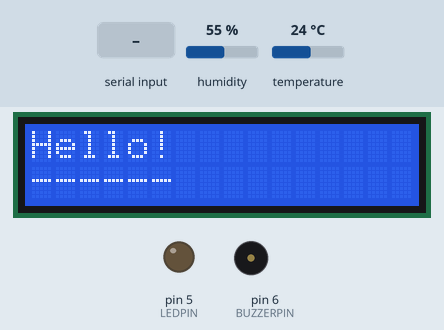
Simulated run of this sketch. Board: Arduino Uno, built with avr-gcc and run on an emulated ATmega328P. On the bench: 16×2 character LCD, output pins drawn as LEDs (lit = HIGH), buzzer (waves = sounding, pin HIGH). Inputs (shaded band) come from the test bench; at power-on: humidity 55 %, temperature 24 °C. What the sketch prints to the serial monitor is not drawn.

Above: at 1.2 s.
1.3 s: "lcd1\n" received over Serial
At 1.9 s:
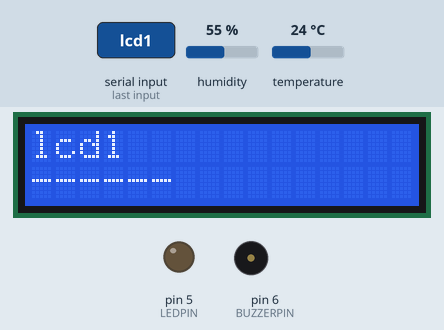
2.8 s: "lcd2\n" received over Serial
At 3.1 s:
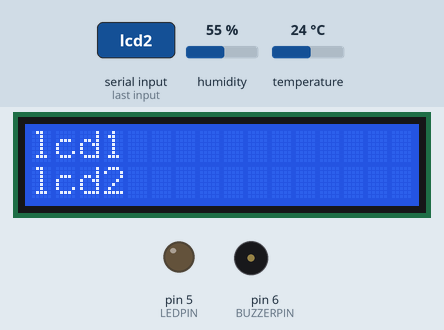
4.3 s: "metrics\n" received over Serial
At 4.31 s:
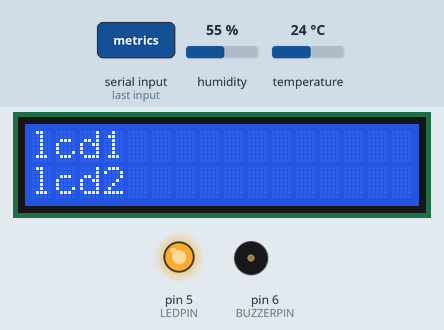
5.8 s: "buzzer\n" received over Serial
Timing chart, 0 to 8.3 s (numbered marks = the images above; inputs shaded):
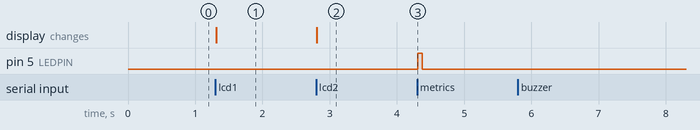

The sketch:

firmware.ino
```cpp
// REQUIRES the following Arduino libraries:
// - DHT Sensor Library: https://github.com/adafruit/DHT-sensor-library
// - Adafruit Unified Sensor Lib: https://github.com/adafruit/Adafruit_Sensor
#include <DHT.h>
#include <SoftwareSerial.h>
#include <LiquidCrystal.h>

#define DHTPIN 4
#define LEDPIN 5
#define BUZZERPIN 6
#define LDRPIN A0

// Connect pin 1 (on the left) of the sensor to +5V
// NOTE: If using a board with 3.3V logic like an Arduino Due connect pin 1
// to 3.3V instead of 5V!
// Connect pin 2 of the sensor to whatever your DHTPIN is
// Connect pin 4 (on the right) of the sensor to GROUND
// Connect a 10K resistor from pin 2 (data) to pin 1 (power) of the sensor

DHT dht(DHTPIN, DHT11);
LiquidCrystal lcd(12, 11, 7, 8, 9, 10);

void setup()
{
    Serial.begin(9600); // communication with the host computer
    dht.begin();

    lcd.begin(16, 2); // set up the LCD's number of columns and rows
    lcd.print("hello!");

    pinMode(LEDPIN, OUTPUT);
    pinMode(BUZZERPIN, OUTPUT);
}

byte ledState = LOW;
byte buzzerState = LOW;
String lcd1Value = "Hello!";
String lcd2Value = "------";
int ledDuration = -1;
int buzzerDuration = -1;

float humidity = -1;
float temperature = -1;
float heatIndex = -1;
float ldrValue = -1;

unsigned long currentMillis = 0;        // stores the value of millis() in each iteration of loop()
unsigned long previousLedMillis = 0;    // will store last time the LED was updated
unsigned long previousBuzzerMillis = 0; // will store last time the Buzzer was updated
unsigned long previousDhtReadMillis = 0;

void loop()
{
    currentMillis = millis();
    updateLedState();
    updateBuzzerState();

    listenSerial();

    writeState();
}

void listenSerial()
{
    // listen for communication from the ESP8266 and then write it to the serial monitor
    if (Serial.available())
    {
        String args = Serial.readStringUntil('\n');
        if (args == "metrics")
        {
            readLdr(); // Take LDR reading before flashing the LED
            digitalWrite(LEDPIN, HIGH);
            readDht();
            String metrics = createMetricsString();
            metrics.replace("\n", "$");
            Serial.println("METRICS: " + metrics);
        }
        else
        {
            int sep = args.indexOf("=");
            String argName = args.substring(0, sep);
            String argValueStr = args.substring(sep + 1);
            Serial.println("LOG: " + argName + "=" + argValueStr + "$");
            if (argName == "led")
            {
                int argValue = argValueStr.toInt();
                previousLedMillis = currentMillis;
                ledDuration = argValue;
                ledState = HIGH;
            }
            else if (argName == "buzzer")
            {
                int argValue = argValueStr.toInt();
                previousBuzzerMillis = currentMillis;
                buzzerDuration = argValue;
                buzzerState = HIGH;
            }
            else if (argName == "lcd1")
            {
                lcd.clear();
                lcd1Value = argValueStr;
            }
            else if (argName == "lcd2")
            {
                lcd.clear();
                lcd2Value = argValueStr;
            }
        }
    }
}

void updateLedState()
{
    if (ledState == HIGH)
    {
        if (currentMillis - previousLedMillis >= ledDuration)
        {
            ledState = LOW;
            previousLedMillis = currentMillis;
        }
    }
}

void updateBuzzerState()
{
    if (buzzerState == HIGH)
    {
        if (currentMillis - previousBuzzerMillis >= buzzerDuration)
        {
            buzzerState = LOW;
            previousBuzzerMillis = currentMillis;
        }
    }
}

void writeState()
{
    digitalWrite(LEDPIN, ledState);
    digitalWrite(BUZZERPIN, buzzerState);
    lcd.setCursor(0, 0);  // set the cursor to column 0, line 0
    lcd.print(lcd1Value); // Print a message to the LCD.
    lcd.setCursor(0, 1);  // set the cursor to column 0, line 1
    lcd.print(lcd2Value); // Print a message to the LCD.
}

void readDht()
{
    const int readDuration = 2000;
    if (currentMillis - previousDhtReadMillis >= readDuration)
    {
        previousDhtReadMillis = currentMillis;

        // Reading temperature or humidity takes about 250 milliseconds!
        // Sensor readings may also be up to 2 seconds 'old' (its a very slow sensor)
        float h = dht.readHumidity();
        // Read temperature as Celsius (the default)
        float t = dht.readTemperature();

        // Check if any reads failed and exit early (to try again).
        if (isnan(h) || isnan(t))
        {
            Serial.println(F("LOG: Failed to read from DHT sensor!"));
            return;
        }
        temperature = t;
        humidity = h;
        heatIndex = dht.computeHeatIndex(temperature, humidity, false);
    }
}

void readLdr()
{
    ldrValue = analogRead(LDRPIN);
}

String createMetricsString()
{
    String metrics = "";
    if (temperature != -1)
    {
        metrics += "uno_dht_temperature " + String(temperature) + "\n";
    }
    if (humidity != -1)
    {
        metrics += "uno_dht_humidity " + String(humidity) + "\n";
    }
    if (heatIndex != -1)
    {
        metrics += "uno_dht_heat_index " + String(heatIndex) + "\n";
    }
    if (ldrValue != -1)
    {
        metrics += "uno_ldr_value " + String(ldrValue) + "\n";
    }
    return metrics;
}

// arduino-cli compile --fqbn arduino:avr:uno --upload --port /dev/cu.usbmodem1421301 arduino/Metrics
```

Measured:
- after the input at 1.3 s, the display: changes at once (image 1)
- after the input at 2.8 s, the display: changes at once (image 2)
- after the input at 4.3 s, pin 5 (LEDPIN): LOW → HIGH at once, → LOW 0.07 s later
